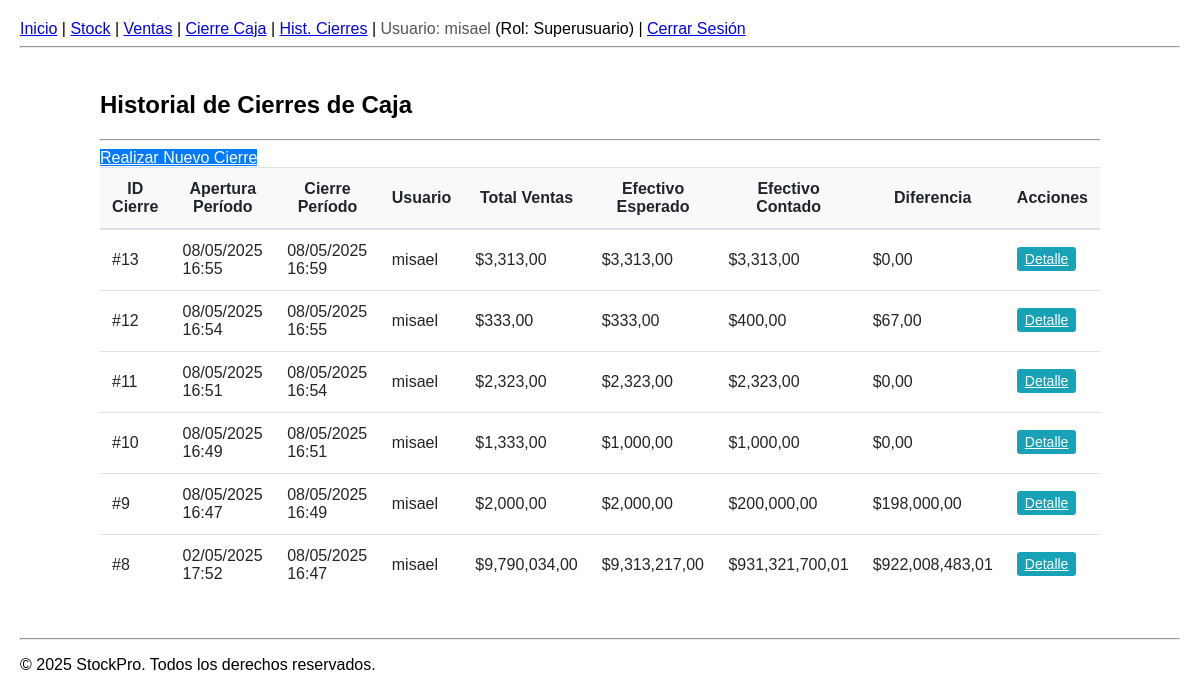
Page /closures/history/ (signed in) on the earlier database version.
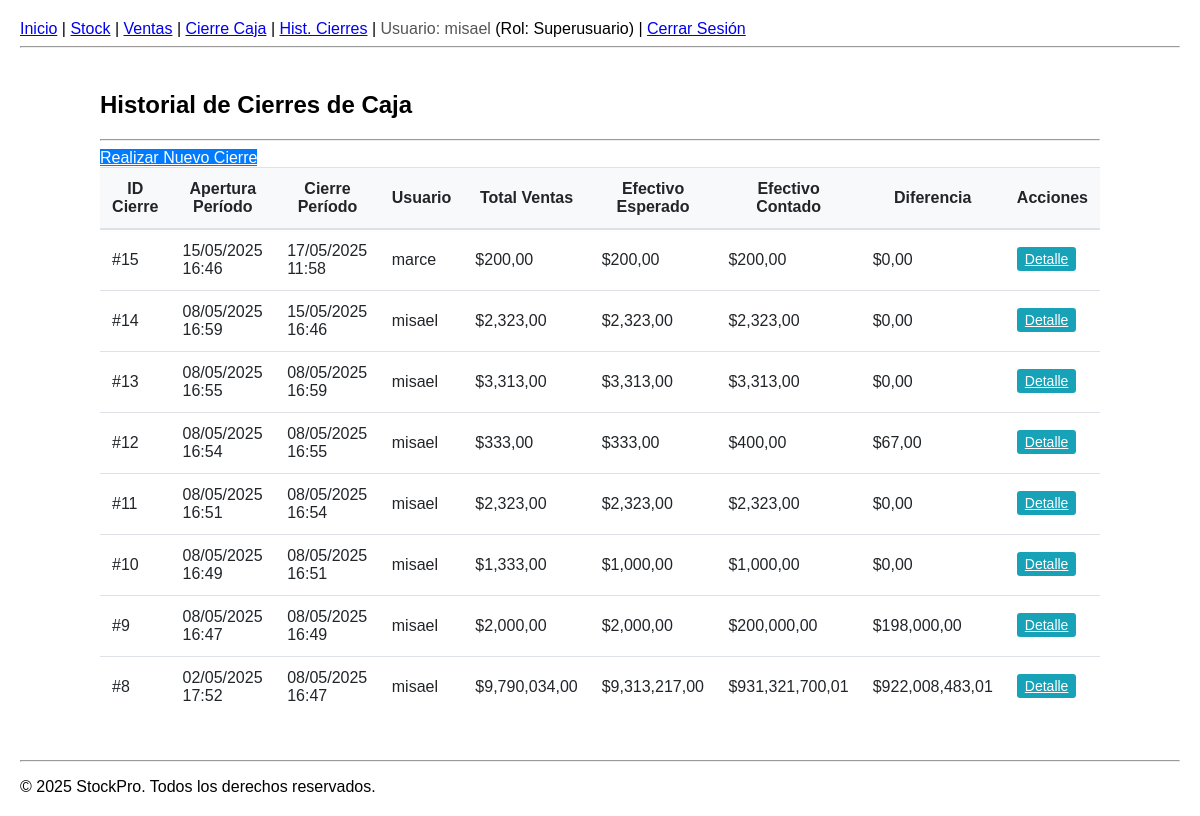
Same page on the later database version.
### applications/closures/models.py (models this page shows, shortened)
class CashClosure(models.Model):
    closing_time = models.DateTimeField(default=timezone.now, verbose_name="Fecha y Hora de Cierre")
    user = models.ForeignKey(
        settings.AUTH_USER_MODEL,
        on_delete=models.SET_NULL, # O models.PROTECT si no quieres que se borren cierres si se borra el usuario
        null=True, # Permitir nulo si el usuario es borrado y se eligió SET_NULL
        verbose_name="Usuario que Cierra"
    )
    opening_time = models.DateTimeField(verbose_name="Fecha y Hora de Apertura del Período")
    closing_time = models.DateTimeField(default=timezone.now, verbose_name="Fecha y Hora de Cierre")
    user = models.ForeignKey(
        settings.AUTH_USER_MODEL,
        on_delete=models.SET_NULL,
        null=True,
        verbose_name="Usuario que Cierra"
    )
    expected_cash = models.DecimalField(max_digits=12, decimal_places=2, default=Decimal('0.00'), verbose_name="Efectivo Esperado (Sistema)")
    total_card_sales = models.DecimalField(max_digits=12, decimal_places=2, default=Decimal('0.00'), verbose_name="Total Ventas Tarjeta")
    total_transfer_sales = models.DecimalField(max_digits=12, decimal_places=2, default=Decimal('0.00'), verbose_name="Total Ventas Transferencia")
    grand_total_sales = models.DecimalField(max_digits=12, decimal_places=2, default=Decimal('0.00'), verbose_name="Total General de Ventas (Calculado)")
    total_sales_count = models.PositiveIntegerField(default=0, verbose_name="Cantidad Total de Ventas")
    counted_cash = models.DecimalField(max_digits=12, decimal_places=2, verbose_name="Efectivo Contado en Caja")
    cash_difference = models.DecimalField(max_digits=12, decimal_places=2, default=Decimal('0.00'), verbose_name="Diferencia de Efectivo")
    notes = models.TextField(blank=True, null=True, verbose_name="Notas / Observaciones")
    class Meta:
        verbose_name = "Cierre de Caja"
        verbose_name_plural = "Cierres de Caja"
        ordering = ['-closing_time']

### applications/closures/views.py (the view)
# urls.py: path('history/', views.closure_history_view, name='closure_history'),
@login_required
def closure_history_view(request):
    closures = CashClosure.objects.all().order_by('-closing_time')
    context = {
        'closures': closures,
        'title': 'Historial de Cierres de Caja'
    }
    return render(request, 'closures/closure_history.html', context)

### applications/closures/templates/closures/closure_history.html (shortened to what this page needs)
{% extends 'base.html' %}
{% load humanize %}
{% block content %}
<div class="table-container">
    <h2> {{ title }}</h2>
    <hr>
    <div class="mb-3 text-right">
        <a href="{% url 'closures:perform_closure' %}" class="btn btn-primary">
             Realizar Nuevo Cierre
        </a>
    </div>
    {% if closures %}
    <table class="table table-striped table-hover">
        <thead>
            <tr>
                <th>ID Cierre</th>
                <th>Apertura Período</th>
                <th>Cierre Período</th>
                <th>Usuario</th>
                <th>Total Ventas</th>
                <th>Efectivo Esperado</th>
                <th>Efectivo Contado</th>
                <th>Diferencia</th>
                <th>Acciones</th>
            </tr>
        </thead>
        <tbody>
            {% for closure in closures %}
            <tr>
                <td>#{{ closure.id }}</td>
                <td>{{ closure.opening_time|date:"d/m/Y H:i" }}</td>
                <td>{{ closure.closing_time|date:"d/m/Y H:i" }}</td>
                <td>{{ closure.user.username|default:"N/A" }}</td>
                <td>${{ closure.grand_total_sales|floatformat:2|intcomma }}</td>
                <td>${{ closure.expected_cash|floatformat:2|intcomma }}</td>
                <td>${{ closure.counted_cash|floatformat:2|intcomma }}</td>
                <td class="{% if closure.cash_difference < 0 %}text-danger{% elif closure.cash_difference > 0 %}text-success{% else %}text-dark{% endif %}">
                    ${{ closure.cash_difference|floatformat:2|intcomma }}
                </td>
                <td>
                    <a href="{% url 'closures:closure_detail' closure.id %}" class="btn btn-info btn-sm" title="Ver Detalle">
                         Detalle
                    </a>
                </td>
            </tr>
            {% endfor %}
        </tbody>
    </table>
    {% else %}
    <p class="text-center">No hay cierres de caja registrados todavía.</p>
    {% endif %}
</div>
{% endblock %}

Differences in the rows shown:
added CashClosure: id "15", opening_time "15/05/2025 16:46", closing_time "17/05/2025 11:58", user.username "marce", grand_total_sales "200,00", expected_cash "200,00", counted_cash "200,00", cash_difference "0,00"
added CashClosure: id "14", opening_time "08/05/2025 16:59", closing_time "15/05/2025 16:46", user.username "misael", grand_total_sales "2,323,00", expected_cash "2,323,00", counted_cash "2,323,00", cash_difference "0,00"
